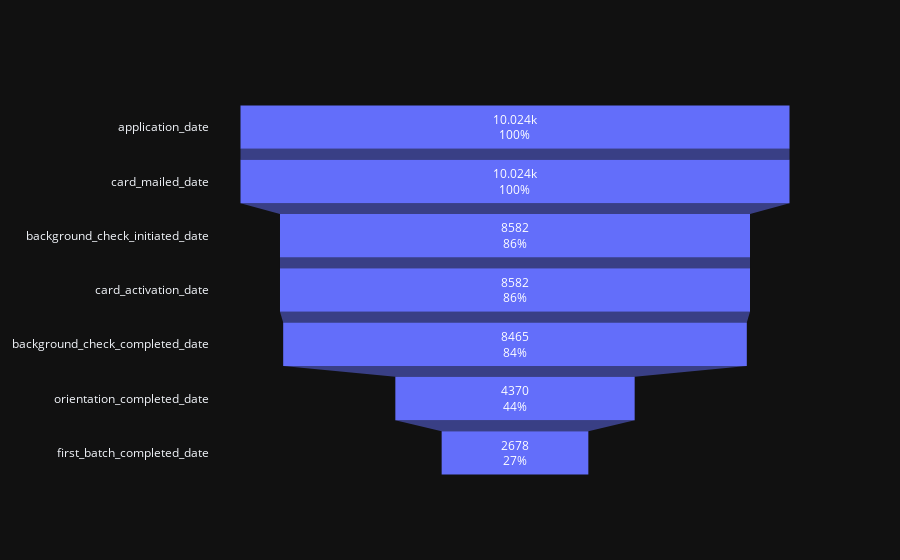

Notebook code for this chart:
### Code cell
# plot the converstion funnel of control group after filtering the conversion window
from plotly import graph_objects as go

fig = go.Figure(go.Funnel(
    y=df_control_converstion.index.get_level_values(1),
    x=df_control_converstion.applicant_id,
    name='control',
    textinfo="value+percent initial"))

fig.show()

### Figure 1 — Plotly figure (JSON) as saved in the notebook; plotly's stock layout.template omitted (floating-point values rounded to 4 significant figures)
{"data": [{"name": "control", "textinfo": "value+percent initial", "x": [10024, 10024, 8582, 8582, 8465, 4370, 2678], "y": ["application_date", "card_mailed_date", "background_check_initiated_date", "card_activation_date", "background_check_completed_date", "orientation_completed_date", "first_batch_completed_date"], "type": "funnel"}], "layout": {}}
